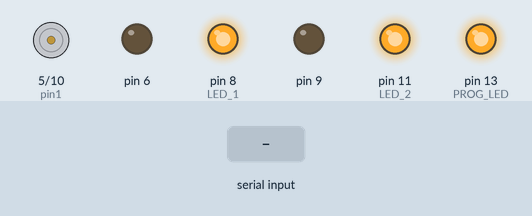
Bench run of a sketch on a simulated Arduino Uno, built with avr-gcc and run on an emulated ATmega328P. Shown: motor-driver pin pairs drawn as motors (green arrow = first pin HIGH = forward, orange = second pin HIGH = backward, longer = more drive), output pins drawn as LEDs (lit = HIGH). Dashed ring = blinking. The test bench sets the inputs (shaded band).

Above: at 1.2 s.
1.3 s: "a" received over Serial
At 1.6 s:
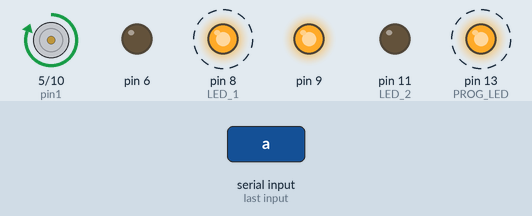
4.3 s: "w" received over Serial
At 4.4 s:
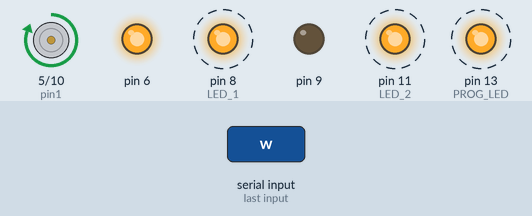
7.3 s: "s" received over Serial
At 7.6 s:
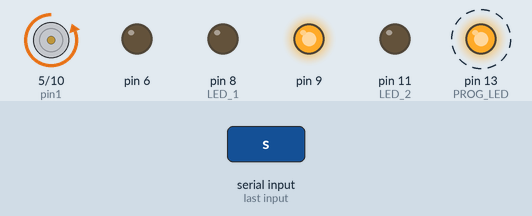
10.3 s: "d" received over Serial
At 10.4 s:
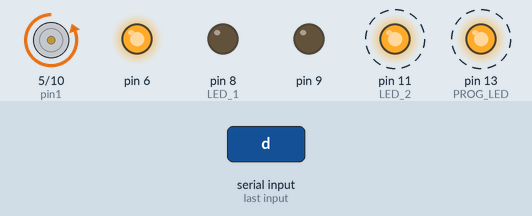
13.3 s: "1" received over Serial
At 14.1 s:
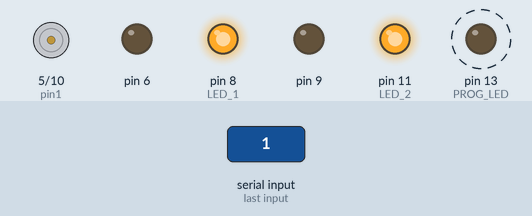
Timing chart, 0 to 17.3 s (numbered marks = the images above; inputs shaded):
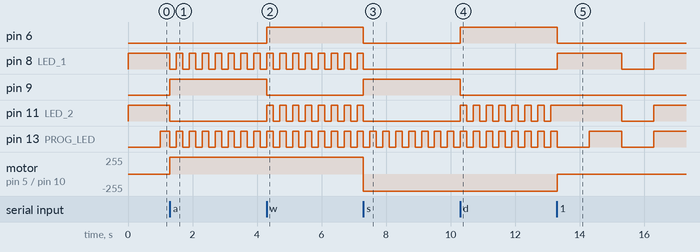

The sketch:

sketch_sep01a.ino
```cpp
#define LED_1 8
#define LED_2 11

#define MOTOR_A_1 5
#define MOTOR_A_2 10

#define MOTOR_B_1 6
#define MOTOR_B_2 9

#define PROG_LED 13

struct MotorData{
  int pin1;
  int pin2;
}motorLeft, motorRight;

bool led1On = false;
bool led2On = false;
bool progLedOn = false;

bool ledToggleOn = true;
long ledToggleTime = 1000;

void ledsSetup(){
  pinMode(LED_1, OUTPUT);
  pinMode(LED_2, OUTPUT);
  pinMode(PROG_LED, OUTPUT);

  ledsSet(false, false);
}

void ledSet(int pin, bool on){
  if(on){
    digitalWrite(pin, HIGH);
  }else{
    digitalWrite(pin, LOW);
  }
}

void ledsSet(bool firstOn, bool secondOn){
  ledSet(LED_1, firstOn);
  ledSet(LED_2, secondOn);

  led1On = firstOn;
  led2On = secondOn;
}

void ledsToggleFast(){
  ledToggleTime = 200;
}

void ledsToggleSlow(){
  ledToggleTime = 1000;
}

void ledsToggle(){
  static long lastToggle = 0;
  static bool firstOn = false;
  static bool secondOn = false;

  if(!ledToggleOn){
    return;
  }

  if((millis() - lastToggle) >= ledToggleTime){
    lastToggle = millis();

    firstOn = !firstOn;
    secondOn = !secondOn;
    progLedOn = !progLedOn;

    ledSet(LED_1, (firstOn && led1On));
    ledSet(LED_2, (secondOn && led2On));

    ledSet(PROG_LED, progLedOn);
  }
}

void motorSetup(MotorData motor){
  pinMode(motor.pin1, OUTPUT);
  pinMode(motor.pin2, OUTPUT);

  motorBrake(motor);
}

void motorForward(MotorData motor){
  digitalWrite(motor.pin1, HIGH);
  digitalWrite(motor.pin2, LOW);


}

void motorBackward(MotorData motor){
  digitalWrite(motor.pin1, LOW);
  digitalWrite(motor.pin2, HIGH);
}

void motorBrake(MotorData motor){
  digitalWrite(motor.pin1, LOW);
  digitalWrite(motor.pin2, LOW);
}

void robotForward(){
  motorForward(motorLeft);
  motorForward(motorRight);

  ledsToggleFast();
  ledsSet(true, true);
}

void robotBackward(){
  motorBackward(motorLeft);
  motorBackward(motorRight);

  ledsSet(false, false);
}

void robotLeft(){
  motorForward(motorLeft);
  motorBackward(motorRight);

  ledsToggleFast();
  ledsSet(true, false);
}

void robotRight(){
  motorBackward(motorLeft);
  motorForward(motorRight);

  ledsToggleFast();
  ledsSet(false, true);
}

void robotBrake(){
  motorBrake(motorLeft);
  motorBrake(motorRight);

  ledsToggleSlow();
  ledsSet(true, true);
}

void setup() {
  Serial.begin(9600);

  motorLeft.pin1 = MOTOR_A_1;
  motorLeft.pin2 = MOTOR_A_2;

  motorRight.pin1 = MOTOR_B_1;
  motorRight.pin2 = MOTOR_B_2;

  ledsSetup();

  motorSetup(motorLeft);
  motorSetup(motorRight);

  robotBrake();
}

void loop() {
  if(Serial.available() > 0){
    char direction = Serial.read();
    Serial.flush();

    switch(direction){
      case 'a':{
        robotLeft();
      }break;

      case 'w':{
        robotForward();
      }break;

      case 's':{
        robotBackward();
      }break;

      case 'd':{
        robotRight();
      }break;

      default:{
        robotBrake();
      }
    }
  }

  ledsToggle();
}


//Looking to add
//motor stop when not pressed
//Mapping controls to a gamepad controller
```

Measured:
- after the input at 1.3 s, pin 9: LOW → HIGH at once; motor on pin 5 (pin1) / pin 10 (pin2): stopped → forward 255/255 at once
- after the input at 4.3 s, pin 6: LOW → HIGH at once; pin 9: HIGH → LOW at once; pin 11 (LED_2): alternates HIGH for 0.20 s and LOW for 0.20 s, starting at once
- after the input at 7.3 s, pin 6: HIGH → LOW at once; pin 8 (LED_1), pin 11 (LED_2): goes on until 7.3 s, then stays LOW; pin 9: LOW → HIGH at once; motor on pin 5 (pin1) / pin 10 (pin2): forward 255/255 → backward 255/255 at once
- after the input at 10.3 s, pin 6: LOW → HIGH at once; pin 9: HIGH → LOW at once; pin 11 (LED_2): alternates HIGH for 0.20 s and LOW for 0.20 s, starting at once
- after the input at 13.3 s, pin 6: HIGH → LOW at once; pin 8 (LED_1): LOW → HIGH at once, → LOW 2.0 s later, → HIGH 1.0 s later; pin 13 (PROG_LED): LOW → HIGH after 1.0 s, → LOW 1.0 s later, → HIGH 1.0 s later; motor on pin 5 (pin1) / pin 10 (pin2): backward 255/255 → stopped at once
- by itself, pin 8 (LED_1), pin 13 (PROG_LED): alternates HIGH for 0.20 s and LOW for 0.20 s
